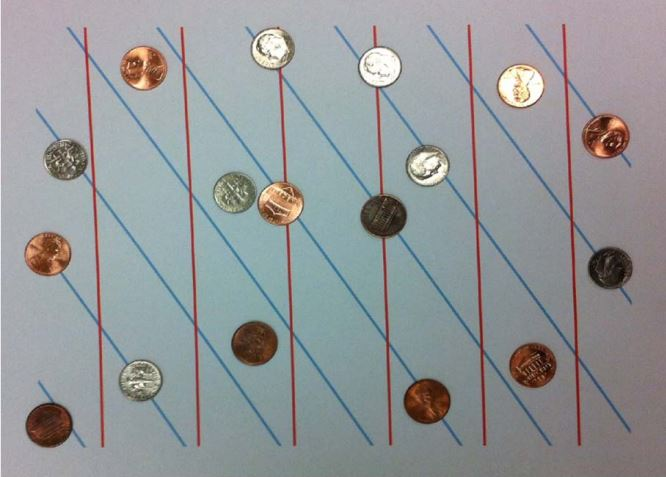
#> input picture images/hough.jpg, 666 x 477 px, found by its file name
$ python task3.py
#> lines starting #> are read from the running program, lines starting #| are printed output that depends on the picture; after the words box and inside, x2 and y2 are one past the last pixel; in counts of white or black regions, pixels touching at a corner belong together
#Reference :- https://gist.github.com/rishabhsixfeet/45cb32dd5c1485e273ab81468e531f09

import cv2 as cv
import numpy as np
import math
image = cv.imread('hough.jpg',0)
#> image: shape (477, 666); min 0, max 255, mean 150
coloredimg1= cv.imread('hough.jpg')
#> coloredimg1 is the input picture: shape (477, 666, 3); mean B, G, R 152.7, 150.8, 147.3
coloredimg2= cv.imread('hough.jpg')
circleimg=cv.imread('hough.jpg')

#performing sobel filter on input image
sobel_x = [[-1, 0, 1], [-2,0,2], [-1,0,1]]
sobel_y = [[-1, -2, -1], [0,0,0], [1,2,1]]
def sobel(image):
    sobelx = np.asarray([[-1, 0, 1], [-2, 0, 2], [-1, 0, 1]])
    sobely = np.asarray([[-1, -2, -1], [0, 0, 0], [1, 2, 1]])

    l,b=image.shape
#> l = 477; b = 666

    sobelxImage = np.asarray([[0.0 for column in range(b)] for row in range(l)])
    sobelyImage = np.asarray([[0.0 for column in range(b)] for row in range(l)])
    sobelGrad = np.asarray([[0.0 for column in range(b)] for row in range(l)])
    for i in range(1, l-1):
        for j in range(1, b-1):
            gradientx = (sobelx[0][0] * image[i-1][j-1]) + (sobelx[0][1] * image[i-1][j]) + (sobelx[0][2] * image[i-1][j+1])\
            + (sobelx[1][0] * image[i][j-1]) + (sobelx[1][1] * image[i][j]) + (sobelx[1][2] * image[i][j+1]) + \
            (sobelx[2][0] * image[i+1][j+1]) + (sobelx[2][1] * image[i+1][j]) + (sobelx[2][2] * image[i+1][j+1])

            sobelxImage[i][j] = gradientx

            gradienty = (sobely[0][0] * image[i-1][j-1]) + (sobely[0][1] * image[i-1][j]) + \
                 (sobely[0][2] * image[i-1][j+1]) + (sobely[1][0] * image[i][j-1]) + \
                 (sobely[1][1] * image[i][j]) + (sobely[1][2] * image[i][j+1]) + \
                 (sobely[2][0] * image[i+1][j-1]) + (sobely[2][1] * image[i+1][j]) + \
                 (sobely[2][2] * image[i+1][j+1])

            sobelyImage[i][j] = gradienty
            mag_gradient = math.sqrt((gradientx * gradientx) + (gradienty * gradienty))
            sobelGrad[i][j] = mag_gradient
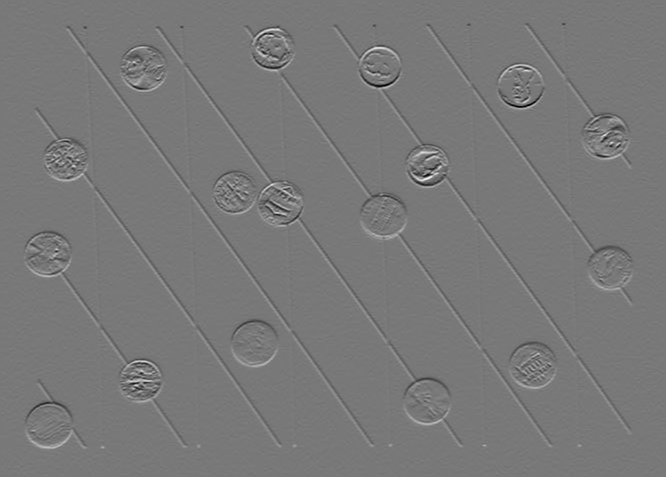
#> sobelyImage: shape (477, 666) float64; min -647, max 717, mean -0.7; drawn with min black and max white
    for i in range(len(sobelxImage)):
        for j in range(len(sobelxImage[0])):
            if((sobelxImage[i][j])>100):
                sobelxImage[i][j]=255
            else:
                sobelxImage[i][j]=0
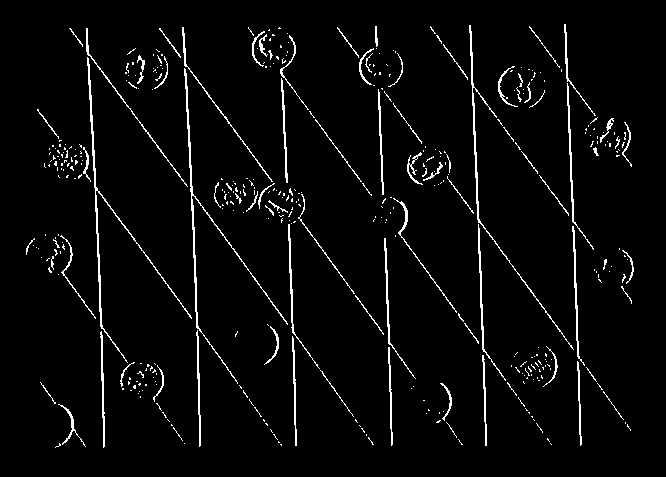
#> sobelxImage: shape (477, 666) float64; 3.7% white in thin lines or dots, all inside (x1, y1, x2, y2) = (26, 24, 634, 448)
    for i in range(len(sobelyImage)):
        for j in range(len(sobelyImage[0])):
            if((sobelyImage[i][j])>110):
                sobelyImage[i][j]=255
            else:
                sobelyImage[i][j]=0
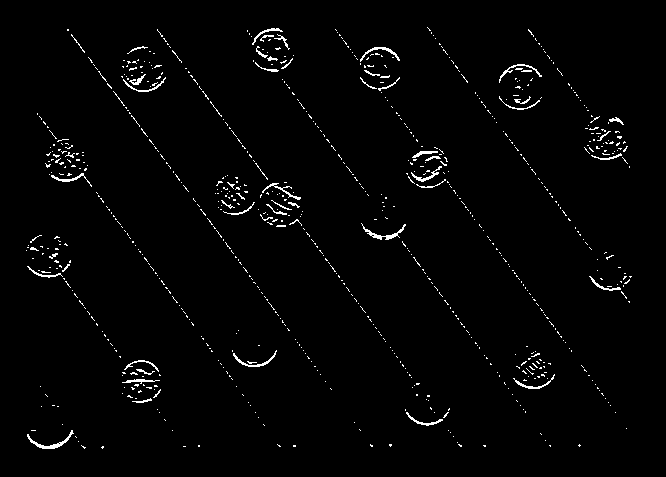
#> sobelyImage: shape (477, 666) float64; 1.8% white in thin lines or dots, all inside (x1, y1, x2, y2) = (26, 27, 632, 449)
    return sobelxImage,sobelyImage

sobelop,sobelc=sobel(image)

#Calculate hough accumulator for line
def houghacc(image):
    l,b = image.shape
#> l = 477; b = 666
    diag = int(np.ceil(np.sqrt((l**2) + (b**2))))
#> diag = 820
    deg = np.deg2rad(np.arange(-90.0, 90.0))
    rho=np.arange(-diag,diag+1,1)
#> rho = 1641 values from -820 to 820
    cosdeg = np.cos(deg)
    sindeg = np.sin(deg)
    a = np.zeros((2 * diag, len(deg)), dtype=np.uint64)
    y_idx, x_idx = np.nonzero(image)
#> y_idx = 11611 values from 24 to 447; x_idx = 11611 values, max 633 at index 7247, min 26 at index 6665, mean 328.1
    for i in range(len(x_idx)):
        x = x_idx[i]
        y = y_idx[i]
        for t_idx in range(len(deg)):
            r = int(round(x * cosdeg[t_idx] + y * sindeg[t_idx]) + diag)
            a[r, t_idx] += 1
#> this loop made 11611 passes
#> (x, y) on passes 1 to 3: (564, 24), (565, 24), (469, 25)
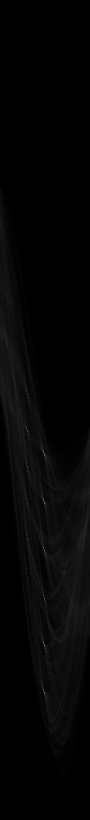
#> a: shape (1640, 180) uint64 (shown at 1/2 size); min 0, max 364, mean 7.1; drawn with min black and max white
    return a, deg, rho

#Calculate peak values of rho
def peaks(h, peakno):
    indices =  np.argpartition(h.flatten(), -2)[-peakno:]
    return np.vstack(np.unravel_index(indices, h.shape)).T

#Drawing lines on output image
def draw(img, points, rhos, thetas,type):
    if(type==1):
        vals=[]
        for i in range(len(points)):
            for j in range(1,2):
                if(points[i][j]>=88):
                    if(points[i][j]<89):
                        vals.append([points[i][0],points[i][j]])
        vals=np.asarray(vals)
        vals=vals[:15,:]

    if(type==2):
        val2=[]
        for i in range(len(points)):
            for j in range(1,2):
                if(53<points[i][j]<55):
                    if(points[i][0]>=700):
                        val2.append([points[i][0],points[i][j]])
        print(val2)
        vals=np.asarray(val2)
        vals=vals[:20,:]
    for i in range(len(vals)):
        r = rhos[vals[i][0]]
        deg = thetas[vals[i][1]]
        a = np.cos(deg)
        b = np.sin(deg)
        x0 = a*r
        y0 = b*r
        x1 = int(x0 + 1000*(-b))
        y1 = int(y0 + 1000*(a))
        x2 = int(x0 - 1000*(-b))
        y2 = int(y0 - 1000*(a))
        if(type==1):
            cv.line(img, (x1, y1), (x2, y2), (0, 0, 255), 2)
        else:
            cv.line(img, (x1, y1), (x2, y2), (255, 0, 0), 2)


a, deg, rhos = houghacc(sobelop)
#> deg = 180 values from -1.57 to 1.55; rhos = 1641 values from -820 to 820
peak = peaks(a,475)
#> in peaks, `indices =  np.argpartition(h.flatten(), -2)[-peakno:]`: indices = 475 values, max 253171 at index 298, min 121330 at index 115, mean 193625.1
#> peak = 475 pairs, first value 674 to 1406, second value 10 to 172
draw(coloredimg1, peak,rhos, deg,1)
#> after the loop in draw, `for i in range(len(points)):`: vals = 25 pairs, first value 906 to 1386, second value 88 to 88
#> in draw, `vals=vals[:15,:]`: vals = 15 rows, first 8: [1194, 88], [1386, 88], [906, 88], [1288, 88], [1383, 88], [1002, 88], [1006, 88], [1291, 88]
#> the loop in draw, `for i in range(len(vals)):` made 15 passes
#> (r, x0, y0, x1, y1, x2, y2) on passes 1 to 12: (374, 373.8, -13.05, 408, 986, 338, -1012), (566, 565.7, -19.75, 600, 979, 530, -1019), (86, 85.95, -3, 120, 996, 51, -1002), (468, 467.7, -16.33, 502, 983, 432, -1015), (563, 562.7, -19.65, 597, 979, 527, -1019), (182, 181.9, -6.35, 216, 993, 146, -1005), (186, 185.9, -6.49, 220, 992, 150, -1005), (471, 470.7, -16.44, 505, 982, 435, -1015), (183, 182.9, -6.39, 217, 993, 147, -1005), (377, 376.8, -13.16, 411, 986, 341, -1012), (90, 89.95, -3.14, 124, 996, 55, -1002), (87, 86.95, -3.04, 121, 996, 52, -1002)
cv.imwrite("red_line.jpg",coloredimg1)

draw(coloredimg2, peak,rhos, deg,2)
#> call 2 of draw, with points = array of shape (475, 2), rhos = array of shape (1641,), thetas = array of shape (180,), type = 2
#> after the loop in draw (call 2), `for i in range(len(points)):`: val2 = [[1004, 54], [786, 54], [932, 54], [1079, 54], [863, 54], [1154, 54], [860, 54], [1152, 54], [1153, 54], [1233, 54], [1077, 54], [710, 54], [934, 54], [861, 54], [787, 54], [788, 54], [1006, 54], [862, 54], [933, 54], [1078, 54], [1005, 54]]
#> (printed output is left out)
#> in draw (call 2), `vals=np.asarray(val2)`: vals = 21 rows, first 8: [1004, 54], [786, 54], [932, 54], [1079, 54], [863, 54], [1154, 54], [860, 54], [1152, 54]
#> in draw (call 2), `vals=vals[:20,:]`: vals = 20 rows, first 8: [1004, 54], [786, 54], [932, 54], [1079, 54], [863, 54], [1154, 54], [860, 54], [1152, 54]
#> the loop in draw (call 2), `for i in range(len(vals)):` made 20 passes
#> (r, x0, y0, x1, y1, x2, y2) on passes 1 to 12: (184, 148.9, -108.2, 736, 700, -438, -917), (-34, -27.51, 19.98, 560, 829, -615, -789), (112, 90.61, -65.83, 678, 743, -497, -874), (259, 209.5, -152.2, 797, 656, -378, -961), (43, 34.79, -25.27, 622, 783, -552, -834), (334, 270.2, -196.3, 857, 612, -317, -1005), (40, 32.36, -23.51, 620, 785, -555, -832), (332, 268.6, -195.1, 856, 613, -319, -1004), (333, 269.4, -195.7, 857, 613, -318, -1004), (413, 334.1, -242.8, 921, 566, -253, -1051), (257, 207.9, -151.1, 795, 657, -379, -960), (-110, -88.99, 64.66, 498, 873, -676, -744)
#> after the loop in draw (call 2), `for i in range(len(vals)):`:
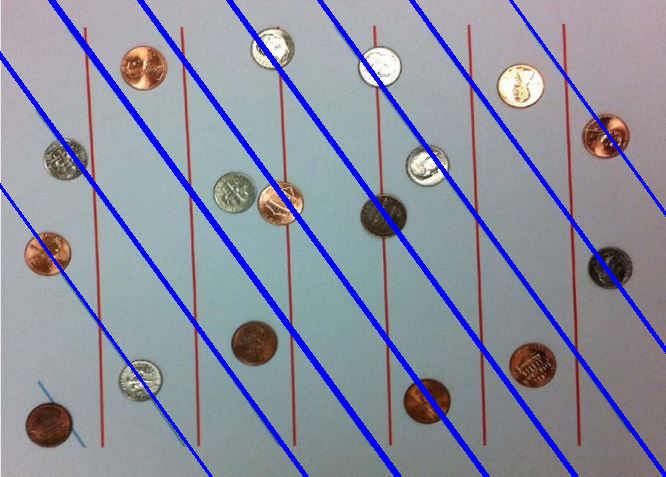
#> img: shape (477, 666, 3); mean B, G, R 159.7, 142.2, 139.6
cv.imwrite("blue_lines.jpg",coloredimg2)

'##################Hough Circle#########################'
#Function to perform hough transform for circle detection
def houghcircle(image,opimage):
    r = 20
    theta=np.linspace(0.0,360.0,360)
    deg=np.deg2rad(theta)
    l,b = image.shape
#> l = 477; b = 666
    diag = int(np.ceil(np.sqrt((l**2) + (b**2))))
#> diag = 820
    cost = np.cos(deg)
    sint = np.sin(deg)
    ac = np.zeros((diag, diag), dtype=np.uint64)
    y_idx, x_idx = np.nonzero(image)
#> y_idx = 5824 values from 27 to 448; x_idx = 5824 values, max 631 at index 4160, min 26 at index 3850, mean 311.1
    #Generating accumulator for circles
    for i in range(len(x_idx)):
        x = x_idx[i]
        y = y_idx[i]
        for val in range(len(deg)):
            a = int(round(x - r * cost[val]) )
            b = int(round(y - r * sint[val]) )
            ac[a, b] += 1
#> this loop made 5824 passes
#> (x, y) on passes 1 to 3: (427, 27), (271, 28), (272, 28)
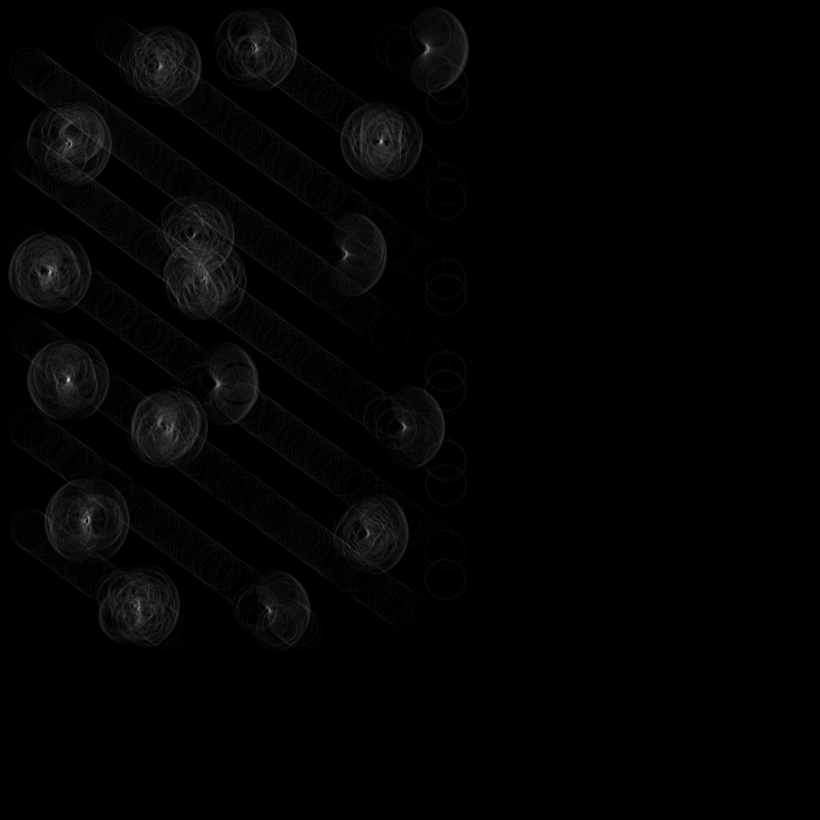
#> ac: shape (820, 820) uint64; min 0, max 214, mean 3.1
    pc=peaks(ac,130)
#> pc = 130 pairs, first value 44 to 610, second value 49 to 428
    #Drawing circles on output image
    for a in range(len(pc)):
        cv.circle(opimage,(pc[a][0],pc[a][1]),r,(0,255,255),1)
#> this loop made 130 passes
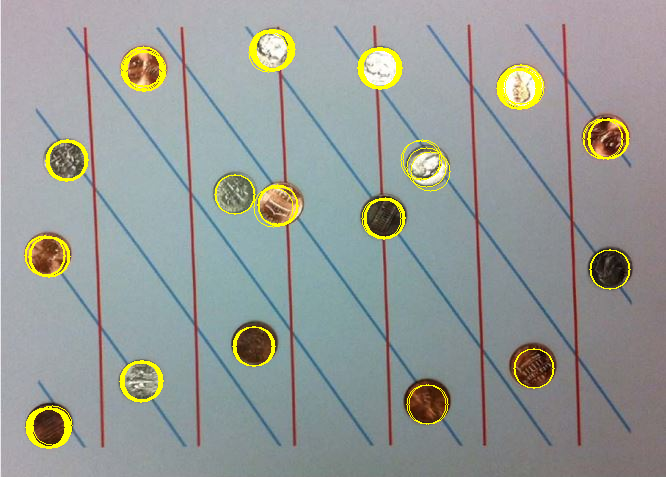
#> opimage: shape (477, 666, 3); mean B, G, R 150.1, 154.1, 150.2
    return opimage
houghcircle(sobelc,circleimg)
cv.imwrite("coin.jpg",circleimg)
